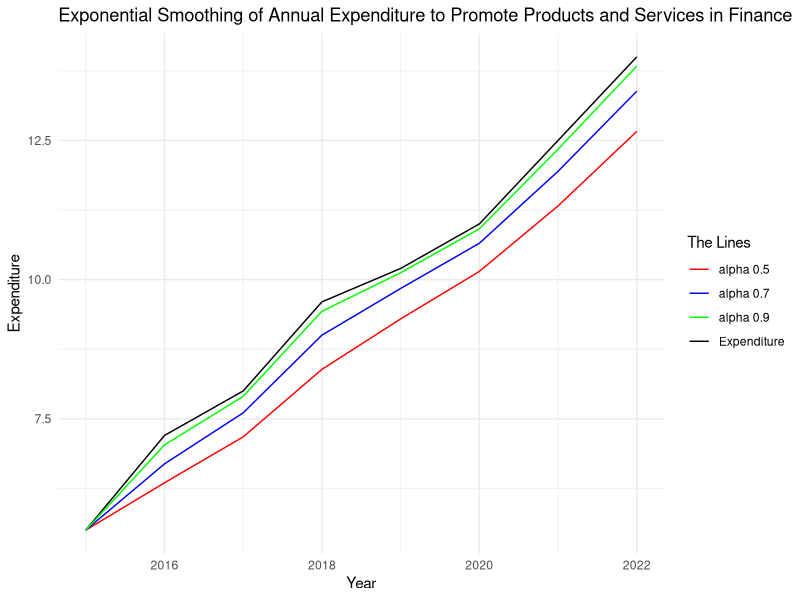

Write R code to recreate this figure.
## ---- chunk 1
knitr::opts_chunk$set(echo = TRUE)
## ---- chunk 2
data = data.frame(year = seq(2015, 2022),
                  Expenditure = c(5.5, 7.2, 8.0, 9.6, 10.2, 11.0, 12.5, 14.0))

data
## ---- chunk 3
exp_smooth = function(alpha, vals){
  out = c()
  out = c(out, vals[1])
  b = length(out)
  for(i in seq(2, length(vals))){
    pred = (alpha * vals[i]) + ((1-alpha) * out[i -1])
    out = c(out, pred)
  }
  return(out)
}
## ---- chunk 4
alpha = c(0.5, 0.7, 0.9)
df = data$Expenditure

for (i in alpha){
  lab = paste("alpha", toString(i))
  data[[lab]] = exp_smooth(i, df)
}

data
## ---- chunk 5
alpha_cols = colnames(data)[3:length(colnames(data))]

for (i in alpha_cols){
  heading = paste("Forecast_ERR", gsub("alpha ", "", i))
  data[[heading]] = df - data[[i]]
}

data
## ---- chunk 6
data[,6: ncol(data)]
## ---- chunk 7
library(ggplot2)
ggplot(data, aes(x = year)) +
  geom_line(aes(y = Expenditure, color = "Expenditure"), size = 0.5) +
  geom_line(aes(y = `alpha 0.5`, color = "alpha 0.5"), size = 0.5) +
  geom_line(aes(y = `alpha 0.7`, color = "alpha 0.7"), size = 0.5) +
  geom_line(aes(y = `alpha 0.9`, color = "alpha 0.9"), size = 0.5) +
  labs(
    title = "Exponential Smoothing of Annual Expenditure to Promote Products and Services in Finance",
    x = "Year",
    y = "Expenditure",
    color = "The Lines"
  ) + 
  theme_minimal() +
  scale_color_manual(values = c("Expenditure" = "black", "alpha 0.5" = "red", "alpha 0.7" = "blue", "alpha 0.9" = "green"))

